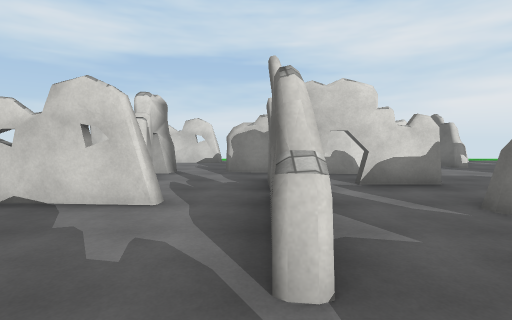
view 1 (above)

16 first-person views from a walk through a 3-D level made in the Unity game engine. The camera is 1.5 m above the floor, tilts 4° down and sees 85° across. The floor is counted in squares, 2 m on a side. Each view is taken from the middle of a square. On the plan, view 1 faces up. The plan holds only what a view shows up to about 10 squares ahead; the rest is blank. The player is left out. Some animated figures are left out. Surface patterns are stand-ins for the level's own textures.

view 2
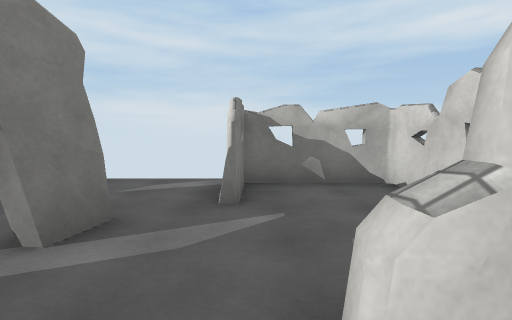

view 3
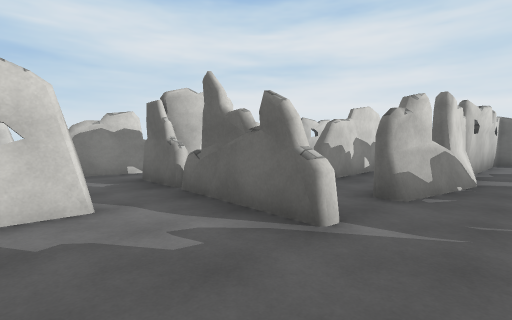

view 4
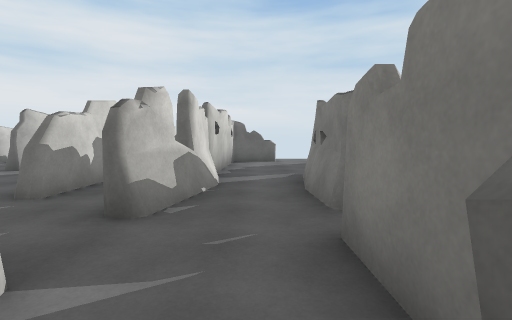

view 5
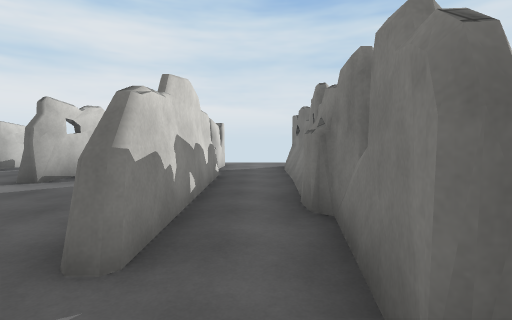

view 6
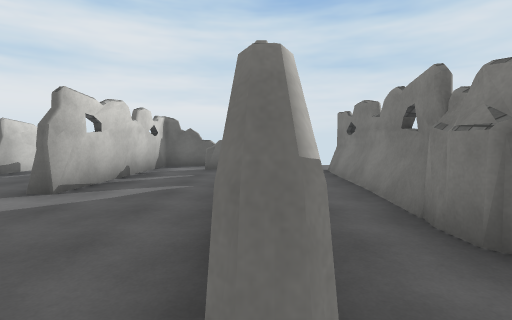

view 7
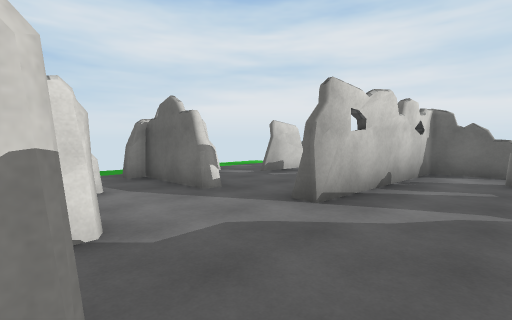

view 8
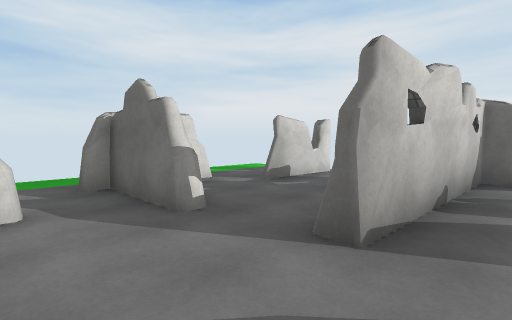

view 9
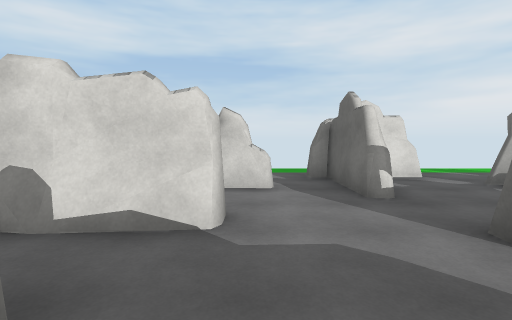

view 10
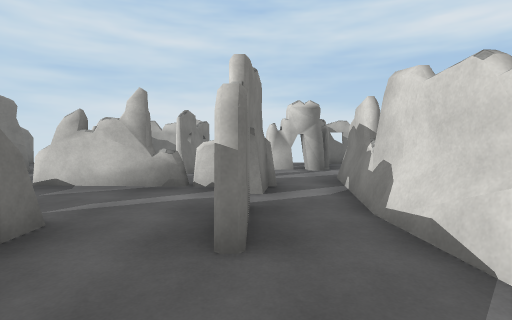

view 11
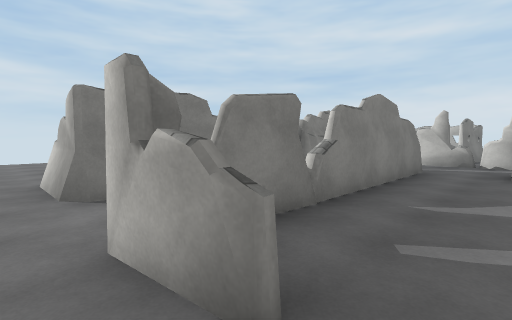

view 12
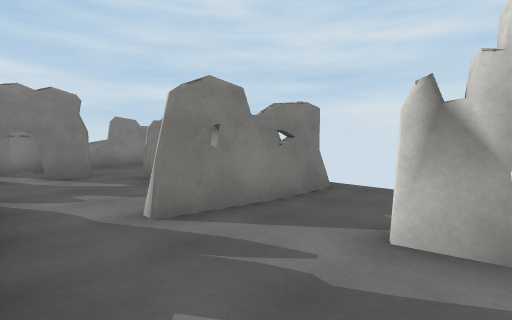

view 13
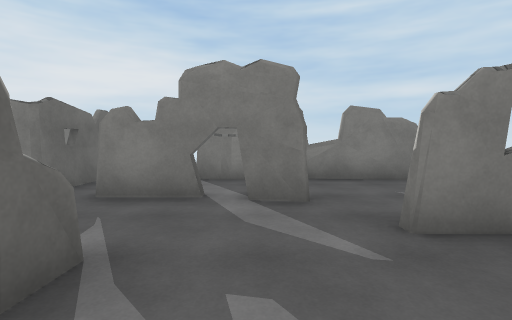

view 14
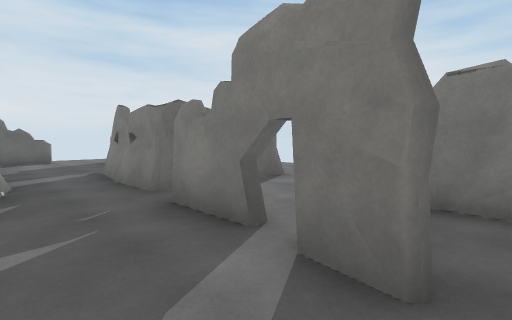

view 15
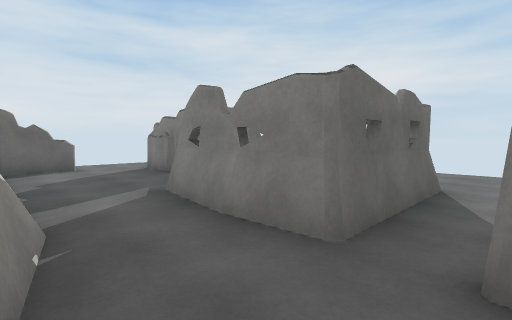

view 16
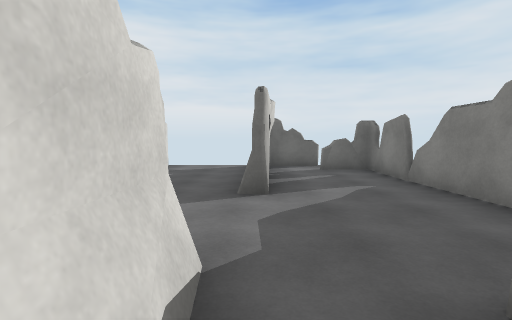

### Floor plan
Points are (right, up) in squares from view 1. A wall is a line through its corners. A room is listed if a view was taken in it or the views show most of it. See-through windows are left out.
Room 1 (views 1, 3, 4, 13, 14)
walls: (-1.7, -0.4) (-0.7, -0.6); (0.1, 1.2) (0.4, 3.1); (0.1, 1.3) (0.2, 3.8); (-0.5, -0.7) (1.1, -0.7); (-1.3, 3.2) (-3.9, 3.4) (-3.9, 0.8) (-2.3, 0.8); (-1.2, 3.2) (-1.9, 3.3); (0.2, 2.4) (0.2, 3.4); (-2.7, -2.4) (-2.2, -2.6) (-1.2, -2.6); (-4.1, -2.3) (-1.3, -2.7)
ways out: opening at (0, 0.5) to room 2; opening at (-1, 4) to room 5; gap at (-4, -2)
Room 2 (views 2, 5, 15)
walls: (4.9, 1.1) (8.4, 0.9); (7.1, 2.9) (2.7, 2.8); (4.3, 1.4) (9.1, 1) (9.1, -0.7); (3.9, 1.4) (4.3, 1.5) (5.4, 1.2); (3.2, 1.2) (3.8, 1.1); (9.1, 1) (9.3, 0.8); (2.8, 1.3) (3.4, 1.1); (9.4, 2.9) (7.4, 2.9); (9.6, 1) (9.8, -0.6); (1.7, 1.5) (3.5, 1.1); (0.5, 2.4) (0.4, 1.3)
ways out: opening at (0, 0.5) to room 1; opening at (1.5, 3) to room 3; opening at (10, 3.5) to room 4; opening at (1, 1) to room 7; opening at (10, 0.5)
Room 3 (view 6)
walls: (0.6, 3.8) (0.5, 2.4); (0.5, 3.7) (0.5, 2.4); (0.5, 4.6) (0.5, 4); (1.3, 4.8) (0.7, 4.9); (2.7, 2.8) (2.3, 3.1); (3.3, 4.7) (1.6, 4.7)
ways out: opening at (1.5, 3) to room 2; opening at (3, 4) to room 4
Room 4 (views 7, 8, 9, 10, 11)
walls: (6.4, 5.8) (5.9, 5.9) (5.9, 6.3); (7.2, 3.2) (8.6, 3.1); (5.5, 7.7) (5.4, 9.7); (9.3, 4.4) (9.4, 3.6); (9.3, 4.3) (9.4, 2.9); (4.2, 8.4) (3.4, 8.4); (2.3, 3.1) (9.3, 3.2) (9.2, 4.3); (10.2, 4.1) (10.2, 5.6) (5.8, 5.8)
ways out: opening at (10, 3.5) to room 2; opening at (3, 4) to room 3; opening at (3, 6) to room 5; opening at (6, 7) to room 6; gap at (4, 9)
Room 5 (views 12, 16)
walls: (1.6, 6.4) (-0.7, 6.8); (0.2, 4) (0.3, 5.2) (1.3, 5); (-1.9, 6.8) (-2.1, 6.3); (-2, 6.7) (-2.1, 6.3); (-2.2, 6.1) (-2.1, 5.2); (2, 4.9) (3.3, 4.9); (3.6, 6.5) (1, 6.4)
ways out: opening at (-1, 4) to room 1; opening at (3, 6) to room 4; opening at (-2, 5); opening at (-1, 7)
Room 6 (no view inside)
walls: (7.4, 9.7) (6.5, 9.7); (10.2, 8.5) (8, 8.7)
ways out: opening at (6, 7) to room 4; opening at (8, 10)
Room 7 (no view inside)
walls: (3.1, -0.9) (5, -1.1); (3.1, 0.9) (2.6, 1); (3.7, 0.7) (1.6, 1.2); (2.1, -0.9) (3.3, -0.9); (4.1, 1) (3.2, 1); (3, -1.5) (4.1, -1.7); (4.7, 1) (3.3, 0.9); (5.6, 0.9) (4.6, 1)
ways out: opening at (1, 1) to room 2; opening at (5, 0)
Room 8 (no view inside)
walls: (-0.5, -2.5) (0, -2.5); (-1.3, -2.7) (-1, -2.3) (-0.2, -2.3); (2.1, -3.9) (2.1, -0.9)
ways out: opening at (1, -3)

Where each view was taken, in squares from view 1:
view 1: 0 up, 0 right, facing up
view 2: 1 up, 1 right, facing left
view 3: 0 up, 2 left, facing up-right
view 4: 0 up, 1 left, facing right
view 5: 2 up, 1 right, facing right
view 6: 3 up, 2 right, facing right
view 7: 4 up, 3 right, facing up-right
view 8: 5 up, 4 right, facing up-right
view 9: 4 up, 4 right, facing up
view 10: 5 up, 5 right, facing left
view 11: 5 up, 10 right, facing down-left
view 12: 6 up, 0 right, facing down-left
view 13: 3 up, 1 left, facing down
view 14: 1 up, 2 left, facing down-right
view 15: 1 up, 1 right, facing down-right
view 16: 6 up, 2 right, facing right
